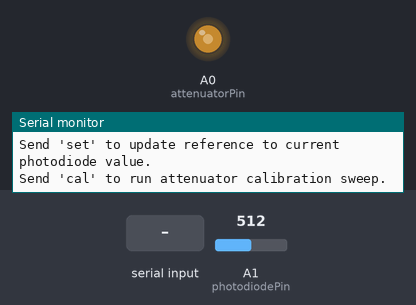
The sketch below on a simulated Arduino Zero (SAMD21). Shown: output pins drawn as LEDs (lit = HIGH), the last lines printed to the serial monitor. The inputs (shaded band) are chosen by the test bench; at power-on: A1 (photodiodePin) = 512 (analog values on the 0–1023 scale).

Above: at 1.3 s.
1.4 s: "cal\n" received over Serial
At 1.55 s:
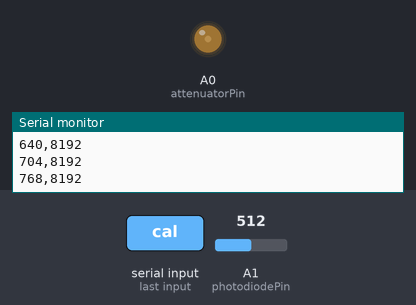
3.5 s: A1 (photodiodePin) set to 716
At 3.82 s:
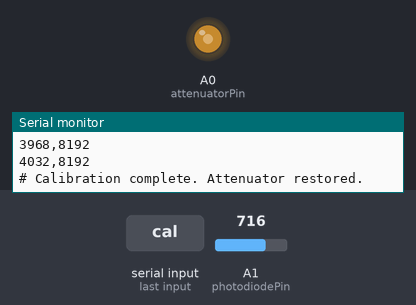
6.5 s: A1 (photodiodePin) set to 511
9.5 s: A1 (photodiodePin) set to 900
12.5 s: "set\n" received over Serial
At 13.5 s:
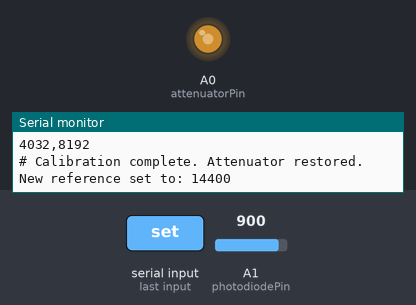
Timing chart, 0 to 15.5 s (numbered marks = the images above; inputs shaded):
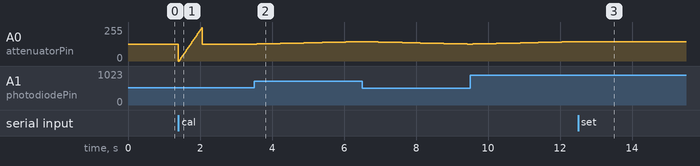

The sketch:

power_stabiliser.ino
```cpp
// Power Stabilizer for Light Source
// Arduino UNO
// Controls an attenuator to keep photodiode signal constant

// Pin definitions
const int attenuatorPin = A0;     // Analog output to attenuator (A0)
const int photodiodePin = A1;     // Analog input from photodiode (A2)

// Control parameters
int attenuatorValue = 2048;       // Start at half (0-4095 for 12-bit)
int referenceValue = 0;           // Reference photodiode voltage
const int tolerance = 1;         // Acceptable deviation (12-bit scale)
const int step = 1;              // Step size for adjustment (12-bit scale)

#if defined(__AVR__)
  const int DAC_MAX = 255;
  const int CAL_STEP = 4;         // ~64 calibration points over 8-bit range
#else
  const int DAC_MAX = 4095;
  const int CAL_STEP = 64;        // ~64 calibration points over 12-bit range
#endif

const int CAL_SETTLE_MS = 10;     // ms to wait after each attenuator step

void calibrate() {
  Serial.println("# Starting calibration sweep...");
  Serial.println("# attenuator,photodiode");

  int savedAttenuator = attenuatorValue;
  bool halfFound = false;

  analogWrite(attenuatorPin, 0); // Start with no attenuation
  delay(CAL_SETTLE_MS);
  int maxVal = analogRead(photodiodePin);

  for (int val = 0; val <= DAC_MAX; val += CAL_STEP) {
    analogWrite(attenuatorPin, val);
    delay(CAL_SETTLE_MS);
    int pd = analogRead(photodiodePin);
    Serial.print(val);
    Serial.print(",");
    Serial.println(pd);
    // Save attenuator and reference only the first time PD drops below half-max
    if (!halfFound && pd < maxVal / 2) {
      savedAttenuator = val;
      referenceValue = pd;
      halfFound = true;
      Serial.print("# Reference updated to: ");
      Serial.println(referenceValue);
    }
  }

  // Restore previous attenuator value
  analogWrite(attenuatorPin, savedAttenuator);
  attenuatorValue = savedAttenuator;

  Serial.println("# Calibration complete. Attenuator restored.");
}

void setup() {
  analogReadResolution(14); //change to 14-bit resolution
  pinMode(attenuatorPin, OUTPUT);
  pinMode(photodiodePin, INPUT);
  Serial.begin(9600);
#if defined(__AVR__)
  // AVR boards do not support analogWriteResolution
  // Use default 8-bit PWM
#else
  analogWriteResolution(12); // Set 12-bit resolution if supported
#endif
  analogWrite(attenuatorPin, attenuatorValue);
  delay(100); // Wait for system to settle
  referenceValue = analogRead(photodiodePin);
  Serial.print("Reference set to: ");
  Serial.println(referenceValue);
  Serial.println("Send 'set' to update reference to current photodiode value.");
  Serial.println("Send 'cal' to run attenuator calibration sweep.");
}

void loop() {
  int currentValue = analogRead(photodiodePin);
  int error = referenceValue - currentValue;


  // Serial commands
  if (Serial.available()) {
    String cmd = Serial.readStringUntil('\n');
    cmd.trim();
    if (cmd.equalsIgnoreCase("set")) {
      referenceValue = currentValue;
      Serial.print("New reference set to: ");
      Serial.println(referenceValue);
    } else if (cmd.equalsIgnoreCase("cal")) {
      calibrate();
    } else if (cmd.startsWith("setref ")) {
      int val = cmd.substring(7).toInt();
      referenceValue = val;
      Serial.print("Reference set to: ");
      Serial.println(referenceValue);
    } else if (cmd.equalsIgnoreCase("get")) {
      Serial.print("Photodiode: ");
      Serial.print(currentValue);
      Serial.print(" | Reference: ");
      Serial.print(referenceValue);
      Serial.print(" | Attenuator: ");
      Serial.println(attenuatorValue);
    } else if (cmd.equalsIgnoreCase("setZeroAttenuation")) {
      analogWrite(attenuatorPin, 0);
      delay(10);
      Serial.print("Set to zero attenuation, photodiode value:");
      int pdVal = analogRead(photodiodePin);
      Serial.println(pdVal);
    }
  } // end Serial.available()

  if (abs(error) > tolerance) {
    attenuatorValue += (error > 0) ? -step : step;
    attenuatorValue = constrain(attenuatorValue, 0, DAC_MAX);
    analogWrite(attenuatorPin, attenuatorValue);
  }

  delay(10);
}
```

Measured:
- after the input at 3.5 s, A0 (attenuatorPin): moves from 127/255 to 145/255 over 2.8 s, starting after 0.08 s
- after the input at 12.5 s, A0 (attenuatorPin): stays 145/255 (without the input it goes to 146/255 after 0.04 s)
